Frame 1 (no input): blank canvas, image omitted
Frame 60 (the mouse pressed at the canvas centre just before this capture): blank canvas, image omitted
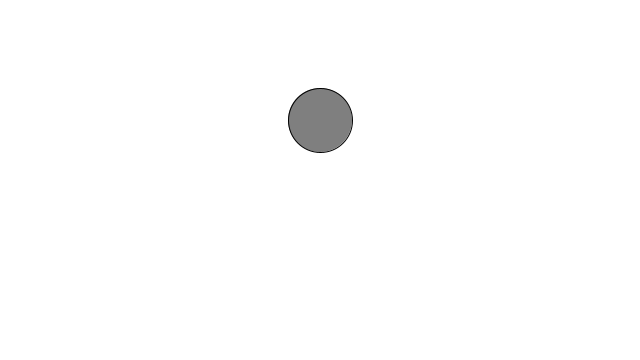
Frame 120 (the mouse held since frame 60 and released just before this capture)

The Processing sketch whose frames 1 and 60 were blank and that drew this single picture after the mouse press (run headless with seeded random() and noise(); from frame 60 on, the mouse is pressed at the canvas centre):

// Processing sketch: Test_pde
// ── Test_pde.pde
Bubble b;

void setup()
{
 size(640,360);
 b = new Bubble(100,-100);
}

void draw()
{
 background(255);
 b.ascend();
 b.display();
}

void mousePressed()
{
 b = new Bubble(mouseX,mouseY);
}

// ── Bubble.pde
class Bubble {
  float x;
  float y;

  Bubble(float xp, float yp)
  {
    x=xp;
    y=yp;
  }

void ascend()
{
 y--;
}

void pop()
{
 y=-100;
}

  void display()
  {
    stroke(0);
    fill(127);
    ellipse(x, y, 64, 64);
  }
}
